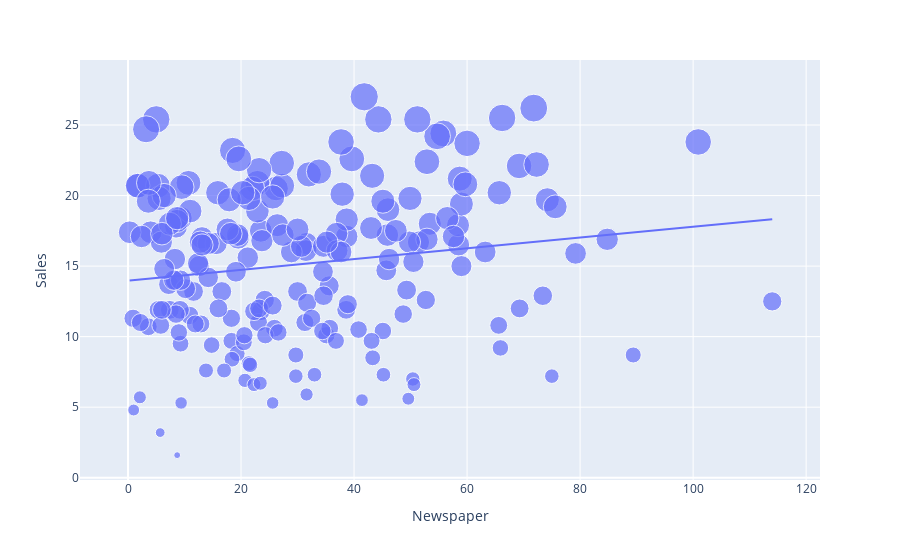

This figure's notebook cell:
### Code cell
# Now let’s visualize the relationship between the amount spent on advertising on newspapers and units sold:
figure = px.scatter(data_frame = data, x="Newspaper",
                    y="Sales", size="Sales", trendline="ols")  
figure.show()

### Figure 1 — Plotly figure (JSON) as saved in the notebook; plotly's stock layout.template omitted (floating-point values rounded to 4 significant figures; data arrays with more than 128 entries replaced by an {"elided": "..."} marker saying what was removed)
{"data": [{"hovertemplate": "Newspaper=%{x}<br>Sales=%{marker.size}<extra></extra>", "legendgroup": "", "marker": {"color": "#636efa", "size": {"elided": "200 float values"}, "sizemode": "area", "sizeref": 0.0675, "symbol": "circle"}, "mode": "markers", "name": "", "orientation": "v", "showlegend": false, "type": "scatter", "x": {"elided": "200 float values"}, "xaxis": "x", "y": {"elided": "200 float values"}, "yaxis": "y"}, {"hovertemplate": "<b>OLS trendline</b><br>Sales = 0.038324 * Newspaper + 13.9595<br>R<sup>2</sup>=0.024951<br><br>Newspaper=%{x}<br>Sales=%{y} <b>(trend)</b><extra></extra>", "legendgroup": "", "marker": {"color": "#636efa", "symbol": "circle"}, "mode": "lines", "name": "", "showlegend": false, "type": "scatter", "x": {"elided": "200 float values"}, "xaxis": "x", "y": {"elided": "200 float values"}, "yaxis": "y"}], "layout": {"legend": {"itemsizing": "constant", "tracegroupgap": 0}, "margin": {"t": 60}, "xaxis": {"anchor": "y", "domain": [0, 1], "title": {"text": "Newspaper"}}, "yaxis": {"anchor": "x", "domain": [0, 1], "title": {"text": "Sales"}}}}
